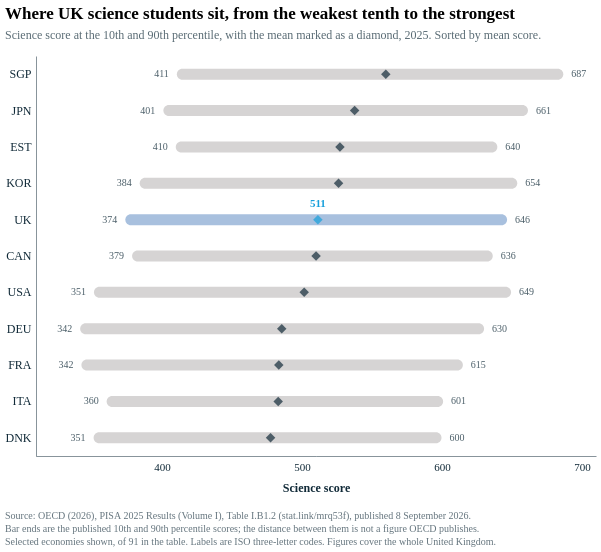

The Vega-Lite source for this figure:
### Vega-Lite specification from a JSON file in a GitHub repository (floating-point values rounded to 4 significant figures)
{"config": {"font": "Circular Std", "mark": {"line": {"interpolate": "linear"}}, "view": {"stroke": null, "width": 400, "height": 300, "strokeWidth": 0}, "range": {"category": ["#179fdb", "#e6224b", "#f4c245", "#122b39", "#eb5c2e", "#36b7b4"], "diverging": ["#E6224B", "#E54753", "#C9C9C9", "#179FDB", "#122B39"], "heatmap": ["#C9C9C9", "#179FDB", "#0063AF", "#122B39"], "ordinal": ["#00A767", "#36B7B4", "#179FDB", "#0063AF", "#243B5A"]}, "axisX": {"labelColor": "#122b39", "tickColor": "#122b39", "domainColor": "#122b39", "domainOpacity": 0.5, "gridOpacity": 0, "labelFont": "Circular Std", "labelAngle": 0, "labelAlign": "center", "labelFontSize": 11, "labelPadding": 5, "tickCount": 10, "tickSize": 0, "title": ""}, "axisY": {"labelColor": "#122b39", "labelFont": "Circular Std", "tickColor": "#122b39", "domainColor": "#122b39", "gridColor": "#122b39", "gridDash": [1, 5], "gridOpacity": 0.5, "labelPadding": 5, "labelFontSize": 11, "domainOpacity": 0.5, "tickSize": 0, "title": null, "titleAlign": "left", "titleAngle": 0, "titleBaseline": "bottom", "titleColor": "#122b39", "titleOpacity": 0.9, "titleX": 0, "titleY": -7}, "axis": {"labelFontSize": 11}}, "vconcat": [{"layer": [{"data": {"name": "data-2070bc969ecb909b85ae711fdf71280d"}, "mark": {"type": "bar", "cornerRadius": 5.5, "height": 11}, "encoding": {"color": {"condition": {"test": "datum.is_uk", "value": "#a8c0de"}, "value": "#d6d4d4"}, "tooltip": [{"field": "economy", "type": "nominal"}, {"field": "p10", "type": "quantitative"}, {"field": "mean", "type": "quantitative"}, {"field": "p90", "type": "quantitative"}], "x": {"axis": {"format": "d", "tickCount": 5, "title": "Science score", "titleColor": "#122b39", "titleFontSize": 12, "titlePadding": 10}, "field": "p10", "scale": {"domain": [310, 710], "nice": false}, "type": "quantitative"}, "x2": {"field": "p90"}, "y": {"axis": {"labelFontSize": 12, "title": null}, "field": "code", "sort": ["SGP", "JPN", "EST", "KOR", "UK", "CAN", "USA", "DEU", "FRA", "ITA", "DNK"], "type": "nominal"}}}, {"data": {"name": "data-2070bc969ecb909b85ae711fdf71280d"}, "mark": {"type": "point", "filled": true, "shape": "diamond", "size": 90}, "encoding": {"color": {"condition": {"test": "datum.is_uk", "value": "#179fdb"}, "value": "#122b39"}, "x": {"axis": {"format": "d", "tickCount": 5, "title": "Science score", "titleColor": "#122b39", "titleFontSize": 12, "titlePadding": 10}, "field": "mean", "scale": {"domain": [310, 710], "nice": false}, "type": "quantitative"}, "y": {"axis": {"labelFontSize": 12, "title": null}, "field": "code", "sort": ["SGP", "JPN", "EST", "KOR", "UK", "CAN", "USA", "DEU", "FRA", "ITA", "DNK"], "type": "nominal"}}}, {"data": {"name": "data-2070bc969ecb909b85ae711fdf71280d"}, "mark": {"type": "text", "align": "right", "baseline": "middle", "color": "#4d606a", "dx": -8, "fontSize": 10}, "encoding": {"text": {"field": "p10", "format": ".0f", "type": "quantitative"}, "x": {"axis": {"format": "d", "tickCount": 5, "title": "Science score", "titleColor": "#122b39", "titleFontSize": 12, "titlePadding": 10}, "field": "p10", "scale": {"domain": [310, 710], "nice": false}, "type": "quantitative"}, "y": {"axis": {"labelFontSize": 12, "title": null}, "field": "code", "sort": ["SGP", "JPN", "EST", "KOR", "UK", "CAN", "USA", "DEU", "FRA", "ITA", "DNK"], "type": "nominal"}}}, {"data": {"name": "data-2070bc969ecb909b85ae711fdf71280d"}, "mark": {"type": "text", "align": "left", "baseline": "middle", "color": "#4d606a", "dx": 8, "fontSize": 10}, "encoding": {"text": {"field": "p90", "format": ".0f", "type": "quantitative"}, "x": {"axis": {"format": "d", "tickCount": 5, "title": "Science score", "titleColor": "#122b39", "titleFontSize": 12, "titlePadding": 10}, "field": "p90", "scale": {"domain": [310, 710], "nice": false}, "type": "quantitative"}, "y": {"axis": {"labelFontSize": 12, "title": null}, "field": "code", "sort": ["SGP", "JPN", "EST", "KOR", "UK", "CAN", "USA", "DEU", "FRA", "ITA", "DNK"], "type": "nominal"}}}, {"data": {"name": "data-ba64c470580afa4e3eb920310df3b1c7"}, "mark": {"type": "text", "align": "center", "baseline": "bottom", "color": "#179fdb", "dy": -11, "fontSize": 11, "fontWeight": 700}, "encoding": {"text": {"field": "mean", "format": ".0f", "type": "quantitative"}, "x": {"axis": {"format": "d", "tickCount": 5, "title": "Science score", "titleColor": "#122b39", "titleFontSize": 12, "titlePadding": 10}, "field": "mean", "scale": {"domain": [310, 710], "nice": false}, "type": "quantitative"}, "y": {"axis": {"labelFontSize": 12, "title": null}, "field": "code", "sort": ["SGP", "JPN", "EST", "KOR", "UK", "CAN", "USA", "DEU", "FRA", "ITA", "DNK"], "type": "nominal"}}}], "height": 400, "title": {"text": "Where UK science students sit, from the weakest tenth to the strongest", "anchor": "start", "fontSize": 17, "offset": 14, "subtitle": ["Science score at the 10th and 90th percentile, with the mean marked as a diamond, 2025. Sorted by mean score."], "subtitleColor": "#596b74", "subtitleFontSize": 12, "subtitlePadding": 7}, "width": 560}], "title": {"text": ["Source: OECD (2026), PISA 2025 Results (Volume I), Table I.B1.2 (stat.link/mrq53f), published 8 September 2026.", "Bar ends are the published 10th and 90th percentile scores; the distance between them is not a figure OECD publishes.", "Selected economies shown, of 91 in the table. Labels are ISO three-letter codes. Figures cover the whole United Kingdom."], "anchor": "start", "color": "#65757e", "fontSize": 10, "fontWeight": 400, "lineHeight": 13, "offset": 18, "orient": "bottom"}, "$schema": "https://vega.github.io/schema/vega-lite/v6.1.0.json", "datasets": {"data-2070bc969ecb909b85ae711fdf71280d": [{"economy": "Canada", "flagged": true, "mean": 510.1, "p10": 378.6, "p90": 636.3, "code": "CAN", "is_uk": false}, {"economy": "Denmark", "flagged": false, "mean": 477.5, "p10": 351.1, "p90": 599.6, "code": "DNK", "is_uk": false}, {"economy": "Estonia", "flagged": false, "mean": 527.1, "p10": 409.8, "p90": 639.5, "code": "EST", "is_uk": false}, {"economy": "France", "flagged": false, "mean": 483.4, "p10": 342.4, "p90": 614.9, "code": "FRA", "is_uk": false}, {"economy": "Germany", "flagged": false, "mean": 485.5, "p10": 341.6, "p90": 630.1, "code": "DEU", "is_uk": false}, {"economy": "Italy", "flagged": false, "mean": 483.0, "p10": 360.5, "p90": 600.8, "code": "ITA", "is_uk": false}, {"economy": "Japan", "flagged": false, "mean": 537.6, "p10": 401.0, "p90": 661.4, "code": "JPN", "is_uk": false}, {"economy": "Korea", "flagged": false, "mean": 526.1, "p10": 384.1, "p90": 653.8, "code": "KOR", "is_uk": false}, {"economy": "Singapore", "flagged": false, "mean": 559.9, "p10": 410.6, "p90": 686.6, "code": "SGP", "is_uk": false}, {"economy": "United Kingdom", "flagged": false, "mean": 511.4, "p10": 373.8, "p90": 646.5, "code": "UK", "is_uk": true}, {"economy": "United States", "flagged": true, "mean": 501.6, "p10": 351.4, "p90": 649.3, "code": "USA", "is_uk": false}], "data-ba64c470580afa4e3eb920310df3b1c7": [{"economy": "United Kingdom", "flagged": false, "mean": 511.4, "p10": 373.8, "p90": 646.5, "code": "UK", "is_uk": true}]}}
